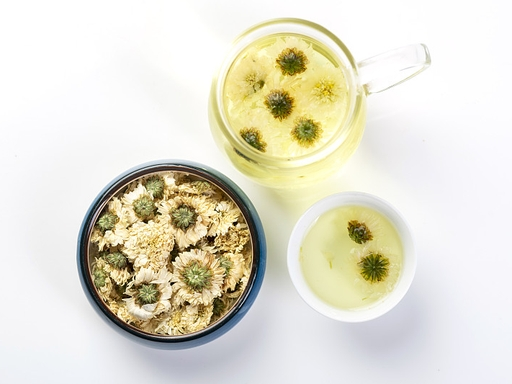
#> input picture assets/img/dishes/chrysanthemum-tea.jpg, 512 x 384 px; its folder holds only this picture in this run
$ python contact_sheet.py
#> lines starting #> are read from the running program, lines starting #| are printed output that depends on the picture
"""把下载的 Pexels 照片拼成一张校对图，用来肉眼确认每张图的实际内容。

图片是按搜索结果的文字描述选的，文字可能不准；拼成一张图一次性看完，
比逐张打开快，也方便决定哪张配哪道菜。
"""

import pathlib
import sys

from PIL import Image, ImageDraw

ROOT = pathlib.Path(__file__).resolve().parent.parent
IMG_DIR = ROOT / "demo" / "assets" / "img" / "dishes"
OUT = ROOT / "tools" / "_contact_sheet.jpg"

COLS = 5
CELL_W, CELL_H = 300, 240
LABEL_H = 26


def main() -> None:
    files = sorted(IMG_DIR.glob("*.jpg"), key=lambda p: p.name)
    if not files:
        raise SystemExit(f"没有找到图片：{IMG_DIR}")

    rows = (len(files) + COLS - 1) // COLS
    sheet = Image.new("RGB", (COLS * CELL_W, rows * (CELL_H + LABEL_H)), "white")
#> sheet: PIL image 1500x266 RGB; every value is 255
    draw = ImageDraw.Draw(sheet)

    for i, path in enumerate(files):
        col, row = i % COLS, i // COLS
        x = col * CELL_W
        y = row * (CELL_H + LABEL_H)
        try:
            im = Image.open(path).convert("RGB")
#> im is the input picture: PIL image 512x384 RGB; mean R, G, B 226.8, 223.8, 208.5
            im.thumbnail((CELL_W - 8, CELL_H - 8))
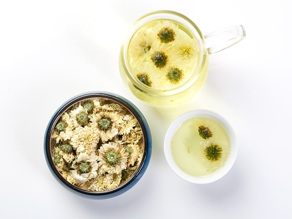
#> im: PIL image 292x219 RGB; mean R, G, B 226.8, 223.8, 208.6
            sheet.paste(im, (x + (CELL_W - im.width) // 2, y + (CELL_H - im.height) // 2))
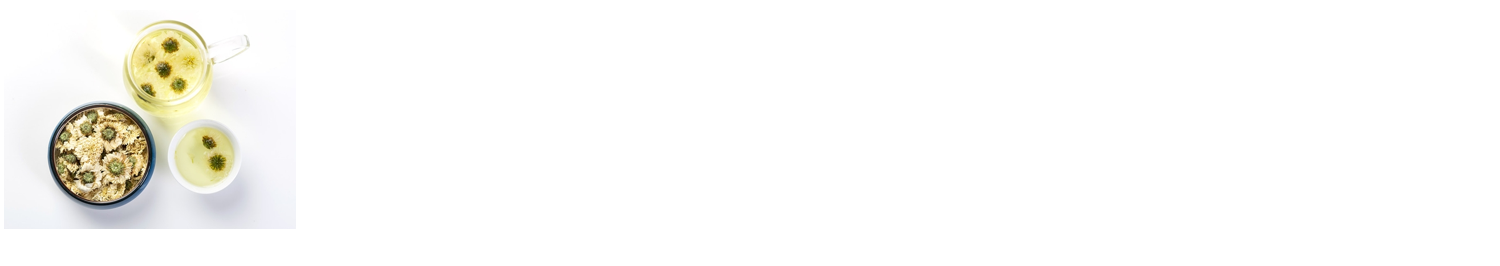
#> sheet: PIL image 1500x266 RGB; mean R, G, B 250.5, 250, 247.6
        except Exception as exc:  # 坏图直接标出来，不要静默跳过
            draw.text((x + 8, y + 8), f"FAILED: {exc}", fill="red")
        draw.text((x + 6, y + CELL_H + 6), path.stem.replace("pexels-", "id "), fill="black")

    sheet.save(OUT, quality=88)
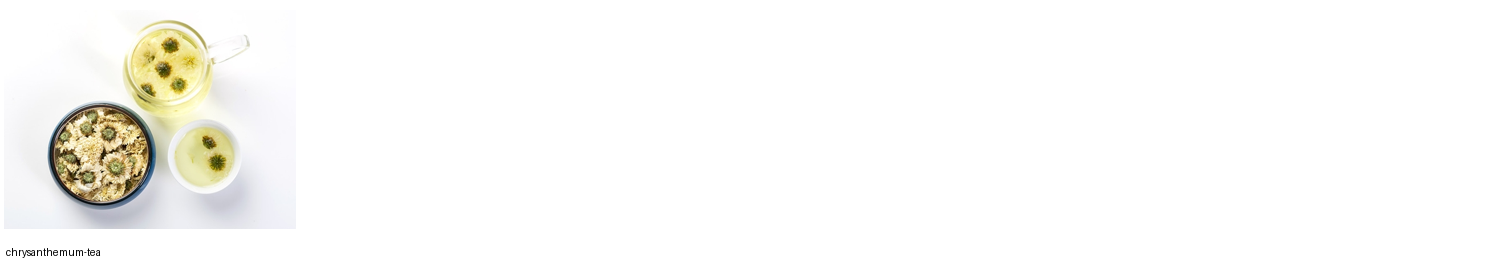
#> saved as _contact_sheet.jpg: PIL image 1500x266 RGB; mean R, G, B 250.3, 249.9, 247.4
    print(f"输出 {OUT}  ({len(files)} 张, {sheet.width}x{sheet.height})")
#| 输出 tools/_contact_sheet.jpg  (1 张, 1500x266)


if __name__ == "__main__":
    sys.exit(main())
#> (the program exits here)
